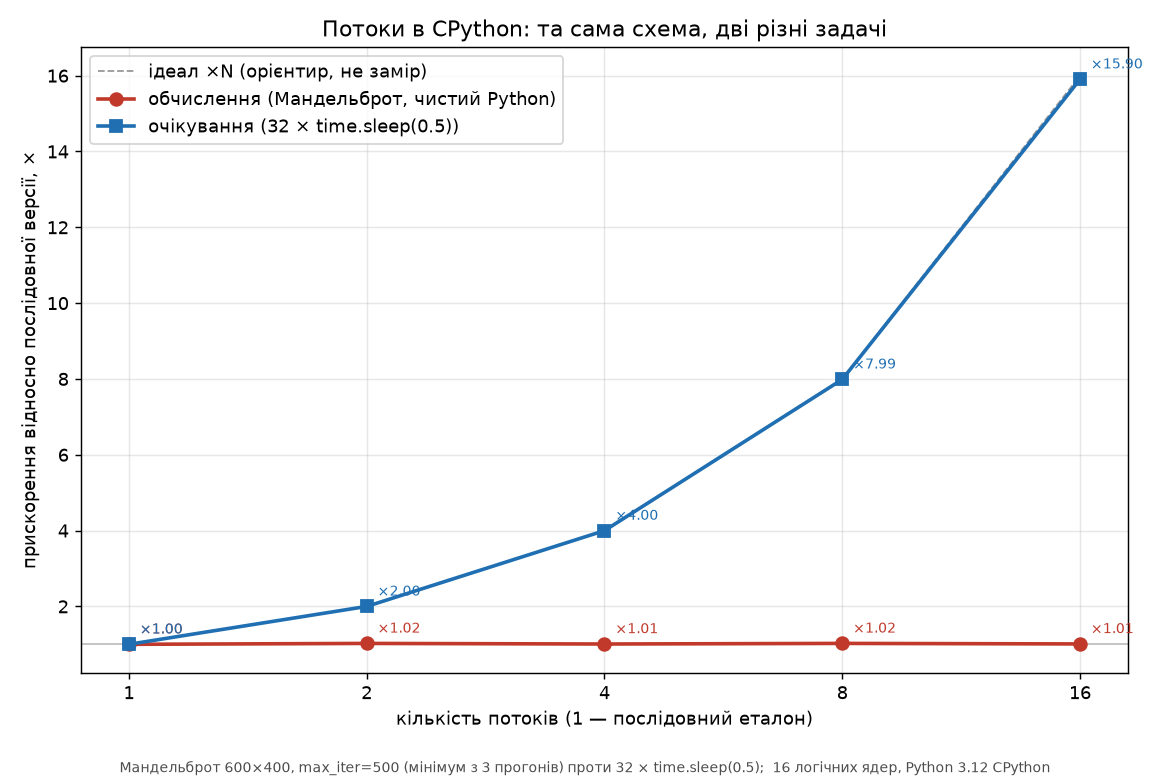

Reproduce this figure in Python.
"""
РСПО, практична 3. Один графік, дві криві: обчислення й очікування.

Бере готові заміри з zamiry-obchyslennya.json і zamiry-ochikuvannya.json
(їх пишуть potoky.py та ochikuvannya.py) і малює прискорення відносно
послідовного еталона ТОГО САМОГО сеансу.

  X — кількість потоків: 1 (послідовний еталон), 2, 4, 8, cpu_count();
  Y — прискорення = час_еталона / час_з_N_потоками, за мінімумом з 3 прогонів.

Сіра пунктирна лінія ×N — не замір, а орієнтир «ідеальна масштабованість».
Тонка лінія ×1 — рівень «потоки не дали нічого».

ЗАПУСК:  python grafik.py            -> grafik.png (дві криві)
         python grafik.py --numpy    -> grafik-numpy.png (⭐ те саме на NumPy)
"""

import argparse
import json
import os

import matplotlib
matplotlib.use("Agg")
import matplotlib.pyplot as plt  # noqa: E402

TUT = os.path.dirname(os.path.abspath(__file__))


def chytaty(fail):
    shlyakh = os.path.join(TUT, fail)
    if not os.path.exists(shlyakh):
        raise SystemExit("Немає %s — спочатку запустіть відповідний замір." % fail)
    with open(shlyakh, encoding="utf-8") as f:
        return json.load(f)


def kryva(dani):
    """(кількості потоків, прискорення) з json-файлу заміру."""
    x = [t["potoky"] for t in dani["tochky"]]
    y = [dani["posl_min"] / min(z["razom"] for z in t["zamiry"]) for t in dani["tochky"]]
    return x, y


def malyuvaty(kryvi, zagolovok, pidpys, fail):
    x_vsi = sorted({n for x, _, _ in kryvi for n in x})
    fig, ax = plt.subplots(figsize=(9, 6))

    ax.plot(x_vsi, x_vsi, color="0.6", linestyle="--", linewidth=1,
            label="ідеал ×N (орієнтир, не замір)")
    ax.axhline(1.0, color="0.75", linewidth=1)

    styli = [dict(color="#c0392b", marker="o"),
             dict(color="#1f6fb2", marker="s"),
             dict(color="#2e8b57", marker="^")]
    for (x, y, nazva), st in zip(kryvi, styli):
        ax.plot(x, y, marker=st["marker"], color=st["color"], linewidth=2,
                markersize=7, label=nazva)
        for xi, yi in zip(x, y):
            ax.annotate("×%.2f" % yi, (xi, yi), textcoords="offset points",
                        xytext=(6, 6), fontsize=8, color=st["color"])

    ax.set_xscale("log", base=2)
    ax.set_xticks(x_vsi)
    ax.set_xticklabels([str(n) for n in x_vsi])
    ax.set_xlabel("кількість потоків (1 — послідовний еталон)")
    ax.set_ylabel("прискорення відносно послідовної версії, ×")
    ax.set_title(zagolovok)
    ax.grid(True, which="both", alpha=0.3)
    ax.legend(loc="upper left")
    fig.text(0.5, 0.01, pidpys, ha="center", fontsize=8, color="0.3")
    fig.tight_layout(rect=(0, 0.04, 1, 1))

    shlyakh = os.path.join(TUT, fail)
    fig.savefig(shlyakh, dpi=130)
    print("Збережено:", shlyakh)


if __name__ == "__main__":
    ap = argparse.ArgumentParser()
    ap.add_argument("--numpy", action="store_true",
                    help="⭐ друга картинка: NumPy-версія проти чистого Python")
    a = ap.parse_args()

    obch = chytaty("zamiry-obchyslennya.json")
    ochik = chytaty("zamiry-ochikuvannya.json")

    if not a.numpy:
        x1, y1 = kryva(obch)
        x2, y2 = kryva(ochik)
        pidpys = ("Мандельброт %d×%d, max_iter=%d (мінімум з %d прогонів) проти "
                  "%d × time.sleep(%.1f);  %d логічних ядер, Python 3.12 CPython"
                  % (obch["shyryna"], obch["vysota"], obch["max_iter"], obch["progoniv"],
                     ochik["zavdan"], ochik["zatrymka"], obch["cpu_count"]))
        malyuvaty([(x1, y1, "обчислення (Мандельброт, чистий Python)"),
                   (x2, y2, "очікування (32 × time.sleep(0.5))")],
                  "Потоки в CPython: та сама схема, дві різні задачі",
                  pidpys, "grafik.png")
    else:
        np_dani = chytaty("zamiry-numpy.json")
        x1, y1 = kryva(obch)
        x3, y3 = kryva(np_dani)
        pidpys = ("NumPy %d×%d, max_iter=%d проти чистого Python %d×%d; "
                  "мінімум з %d прогонів, %d логічних ядер"
                  % (np_dani["shyryna"], np_dani["vysota"], np_dani["max_iter"],
                     obch["shyryna"], obch["vysota"], np_dani["progoniv"],
                     np_dani["cpu_count"]))
        malyuvaty([(x1, y1, "чистий Python (GIL тримається весь час)"),
                   (x3, y3, "NumPy (GIL відпускається на час ufunc)")],
                  "Додатково: та сама задача на NumPy — потоки починають працювати",
                  pidpys, "grafik-numpy.png")
